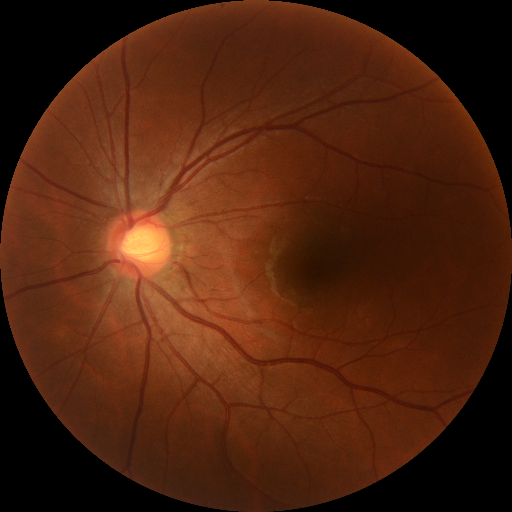
#> input picture get_low_quailty/test_image/NL_001.png, 512 x 512 px
$ python -i get_mask.py   (imports and definitions only)   (older library calls are emulated)
#> lines starting #> are read from the running program, lines starting #| are printed output that depends on the picture; after the words box and inside, x2 and y2 are one past the last pixel; in counts of white or black regions, pixels touching at a corner belong together
import cv2
from torchvision import transforms
from PIL import Image
import numpy as np

def get_transform(resize_or_crop, loadSizeX, loadSizeY, fineSize):
#> called with resize_or_crop = 'scale', loadSizeX = 512, loadSizeY = 512, fineSize = 512
    transform_list = []
    if resize_or_crop == 'resize_and_crop':
        ### opencv|PIL 图像是(w, h) pytorch 是(h, w)
        osize = [loadSizeY, loadSizeX]
        transform_list.append(transforms.Resize(osize, transforms.InterpolationMode.BICUBIC))
        transform_list.append(transforms.RandomCrop(fineSize))
    elif resize_or_crop == 'crop':
        transform_list.append(transforms.RandomCrop(fineSize))
    elif resize_or_crop == 'scale':
        osize = [loadSizeY, loadSizeX]
        transform_list.append(transforms.Resize(osize, transforms.InterpolationMode.BICUBIC))
#> (this line was passed over: torchvision is not available in this run)
    transform_list += [transforms.ToTensor()]

    return transforms.Compose(transform_list)

### TODO 这个定义的好随便呀，感觉没有统一性
# [1 line that did not run here, left out]


# [28 lines left out: functions imread, imwrite, remove_back_area, not called in this run]

# 获取 mask
def get_mask_BZ(img):
    if img.ndim == 3:
        gray_img = cv2.cvtColor(img, cv2.COLOR_BGR2GRAY)
    else:
        gray_img = img

    # TODO 基于启发式函数 得到阈值
    threhold = np.mean(gray_img)/3-7
    # 二值化
    _, mask = cv2.threshold(gray_img, max(0, threhold), 1, cv2.THRESH_BINARY)
    # floodFill 操作要求传入的 mask 比 image 上下左右各多出一个像素，即大一圈
    add_mask = np.zeros((mask.shape[0]+2, mask.shape[1]+2), np.uint8)
    conv_mask = (1-mask).astype(np.uint8)   # mask 的二值进行反转

    ### TODO 这一步的目的是为了保留眼底图像中心区域的必要存在的小洞
    _, conv_mask, _, _ = cv2.floodFill(conv_mask, add_mask, (0, 0), (0), cv2.FLOODFILL_MASK_ONLY)
    _, conv_mask, _, _ = cv2.floodFill(conv_mask, add_mask, (mask.shape[1]-1, mask.shape[0]-1), (0), cv2.FLOODFILL_MASK_ONLY)

    mask = mask + conv_mask
    kernel = np.ones((20, 20))
    # 进行开运算
    mask = cv2.erode(mask, kernel)
    mask = cv2.dilate(mask, kernel)
    ### TODO 这种方式值得学习

    return mask

# TODO '_' 开始表示这是一个私有函数，内部使用
# 霍夫圆检测-从二值化的 mask 中找到一个圆的圆心和半径
def _get_center_radius_by_hough(mask):
    circles = cv2.HoughCircles((mask*255).astype(np.uint8), cv2.HOUGH_GRADIENT, 1, 1000, \
                               param1=5, param2=5, minRadius=min(mask.shape)//4, maxRadius=max(mask.shape)//2)
    center = circles[0, 0, :2]
    radius = circles[0, 0, 2]

    return center, radius

# 生成一个包含白色圆形的 mask，圆内为1，圆外为0
def _get_circle_by_center_bbox(shape, center, radius):
    center_mask = np.zeros(shape=shape).astype(np.uint8)
    center_tmp = (int(center[0]), int(center[1]))
    center_mask = cv2.circle(center_mask, center_tmp[::-1], int(radius), (1), -1)

    return center_mask

def get_mask(img):
    if img.ndim == 3:
        g_img = cv2.cvtColor(img, cv2.COLOR_RGB2GRAY)
    elif img.ndim == 2:     # gary-> (H, W)
        g_img = img.copy()
    else:
        raise 'image dim is not 1 or 3'
    h, w = g_img.shape
    shape = g_img.shape[0:2]

    g_img = cv2.resize(g_img, (0, 0), fx=0.5, fy=0.5)
    tg_img = cv2.normalize(g_img, None, 0, 255, cv2.NORM_MINMAX)
    tmp_mask = get_mask_BZ(tg_img)      # 得到初步的mask

    center, radius = _get_center_radius_by_hough(tmp_mask)
    center = [center[1] * 2, center[0] * 2]     ### TODO 这里是需要进行审查一下的看看是否是符合 opencv 规则的传参顺序
    radius = int(radius * 2) - 3

    s_h = max(0, int(center[0] - radius))
    s_w = max(0, int(center[1] - radius))
    bbox = (s_h, s_w, min(h - s_h, 2 * radius), min(w - s_w, 2 * radius))

    tmp_mask = _get_circle_by_center_bbox(shape, center, radius)
    return tmp_mask, bbox, center, radius

def mask_image(img,mask):
    img[mask<=0,...]=0
    return img

# 将裁减以后得到的图像放到正方形 "黑布" 上
# [30 lines left out: functions supplemental_black_area, preprocess, not called in this run]

>>> import cv2
>>> picture = cv2.cvtColor(cv2.imread('../test_image/NL_001.png'), cv2.COLOR_BGR2RGB)
>>> result = get_mask(picture)
#> in get_mask, `g_img = cv2.cvtColor(img, cv2.COLOR_RGB2GRAY)`:
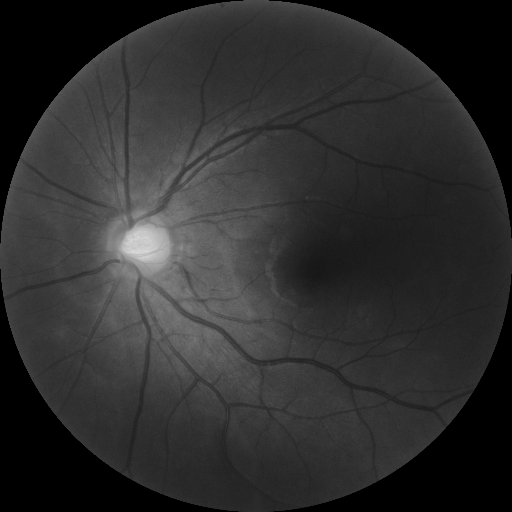
#> g_img: shape (512, 512); min 0, max 216, mean 45.8
#> in get_mask, `tg_img = cv2.normalize(g_img, None, 0, 255, cv2.NORM_MINMAX)`:
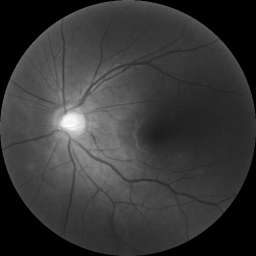
#> tg_img: shape (256, 256); min 0, max 255, mean 54.9
#> in get_mask_BZ, `threhold = np.mean(gray_img)/3-7`: threhold = 11.31
#> in get_mask_BZ, `_, mask = cv2.threshold(gray_img, max(0, threhold), 1, cv2.THRESH_BINA..`:
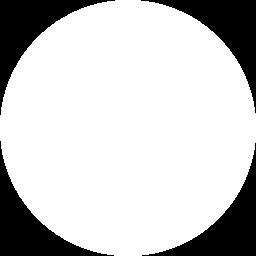
#> mask: shape (256, 256); values 0 (black) and 1 (white), 78.9% white; 4 black regions, box (x1, y1, x2, y2) and area: (0, 0, 115, 115) 3469, (0, 141, 114, 256) 3457, (141, 0, 256, 113) 3452, (142, 143, 256, 256) 3447
#> in get_mask_BZ, `_, conv_mask, _, _ = cv2.floodFill(conv_mask, add_mask, (mask.shape[1]..`:
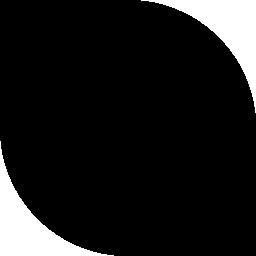
#> conv_mask: shape (256, 256); values 0 (black) and 1 (white), 10.5% white; 2 white regions, box (x1, y1, x2, y2) and area: (0, 141, 114, 256) 3457, (141, 0, 256, 113) 3452
#> in get_mask_BZ, `mask = mask + conv_mask`: mask: shape (256, 256); values 0 (black) and 1 (white), 89.4% white; 2 black regions, box (x1, y1, x2, y2) and area: (0, 0, 115, 115) 3469, (142, 143, 256, 256) 3447
#> in get_mask_BZ, `mask = cv2.erode(mask, kernel)`:
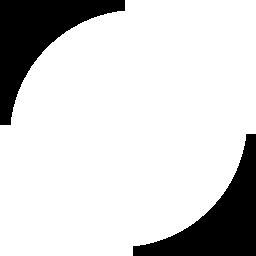
#> mask: shape (256, 256); values 0 (black) and 1 (white), 82.5% white; 2 black regions, box (x1, y1, x2, y2) and area: (0, 0, 125, 125) 5869, (133, 134, 256, 256) 5571
#> in get_mask_BZ, `mask = cv2.dilate(mask, kernel)`:
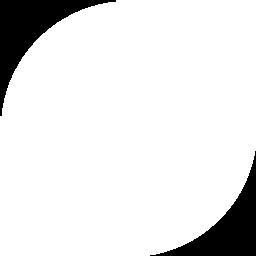
#> mask: shape (256, 256); values 0 (black) and 1 (white), 89.4% white; 2 black regions, box (x1, y1, x2, y2) and area: (0, 0, 116, 116) 3700, (150, 151, 256, 256) 3221
#> in _get_center_radius_by_hough, `circles = cv2.HoughCircles((mask*255).astype(np.uint8), cv2.HOUGH_GRAD..`: circles = [[139.5, 139.5, 113.4]]
#> in _get_center_radius_by_hough, `center = circles[0, 0, :2]`: center = [139.5, 139.5]
#> in _get_center_radius_by_hough, `radius = circles[0, 0, 2]`: radius = 113.4
#> in get_mask, `center, radius = _get_center_radius_by_hough(tmp_mask)`: center = [139.5, 139.5]; radius = 113.4
#> in get_mask, `center = [center[1] * 2, center[0] * 2]`: center = [279, 279]
#> in get_mask, `radius = int(radius * 2) - 3`: radius = 223
#> in get_mask, `s_h = max(0, int(center[0] - radius))`: s_h = 56
#> in get_mask, `bbox = (s_h, s_w, min(h - s_h, 2 * radius), min(w - s_w, 2 * radius))`: bbox = (56, 56, 446, 446)
#> in _get_circle_by_center_bbox, `center_tmp = (int(center[0]), int(center[1]))`: center_tmp = (279, 279)
#> in _get_circle_by_center_bbox, `center_mask = cv2.circle(center_mask, center_tmp[::-1], int(radius), (..`:
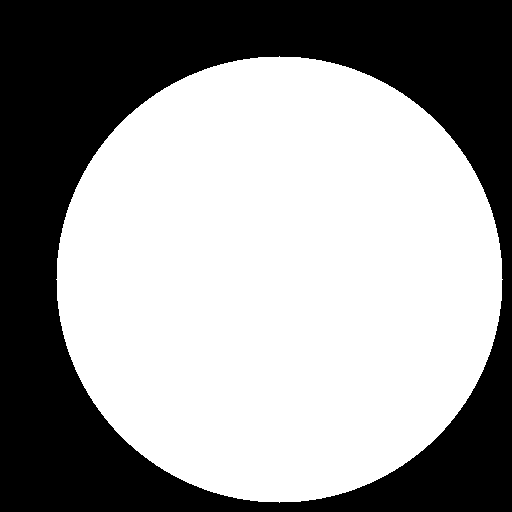
#> center_mask: shape (512, 512); values 0 (black) and 1 (white), 59.6% white; 1 black region, box (x1, y1, x2, y2) and area: (0, 0, 512, 512) 105935

$ run again, on get_low_quailty/test_image/original_panel.png
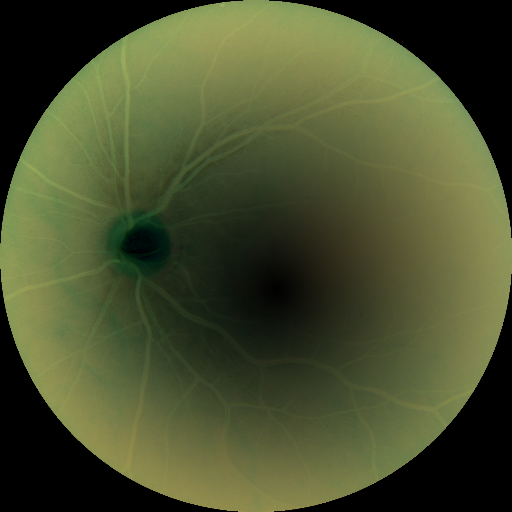
#> input picture get_low_quailty/test_image/original_panel.png, 512 x 512 px
#> threhold = 33.05
#> in get_mask_BZ, `_, mask = cv2.threshold(gray_img, max(0, threhold), 1, cv2.THRESH_BINA..`:
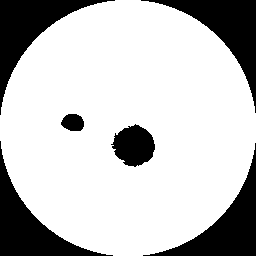
#> mask: shape (256, 256); values 0 (black) and 1 (white), 76.5% white; 6 black regions, box (x1, y1, x2, y2) and area: (0, 0, 115, 115) 3469, (141, 0, 256, 113) 3451, (0, 141, 113, 256) 3451, (143, 143, 256, 256) 3439, (111, 124, 155, 167) 1306, (61, 114, 84, 131) 311
#> in get_mask_BZ, `_, conv_mask, _, _ = cv2.floodFill(conv_mask, add_mask, (mask.shape[1]..`:
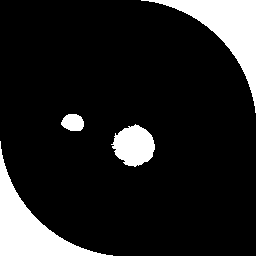
#> conv_mask: shape (256, 256); values 0 (black) and 1 (white), 13% white; 4 white regions, box (x1, y1, x2, y2) and area: (141, 0, 256, 113) 3451, (0, 141, 113, 256) 3451, (111, 124, 155, 167) 1306, (61, 114, 84, 131) 311
#> circles = [[139.5, 139.5, 113.4]]
#> in _get_center_radius_by_hough, `center = circles[0, 0, :2]`: center = [139.5, 139.5]
#> in _get_center_radius_by_hough, `radius = circles[0, 0, 2]`: radius = 113.4
#> in get_mask, `center, radius = _get_center_radius_by_hough(tmp_mask)`: center = [139.5, 139.5]; radius = 113.4
#> in get_mask, `center = [center[1] * 2, center[0] * 2]`: center = [279, 279]
#> in get_mask, `radius = int(radius * 2) - 3`: radius = 223
#> s_h = 56
#> bbox = (56, 56, 446, 446)
#> center_tmp = (279, 279)
#> center_mask: shape (512, 512); values 0 (black) and 1 (white), 59.6% white; 1 black region, box (x1, y1, x2, y2) and area: (0, 0, 512, 512) 105935

$ run again, on get_low_quailty/test_image/re_method.png
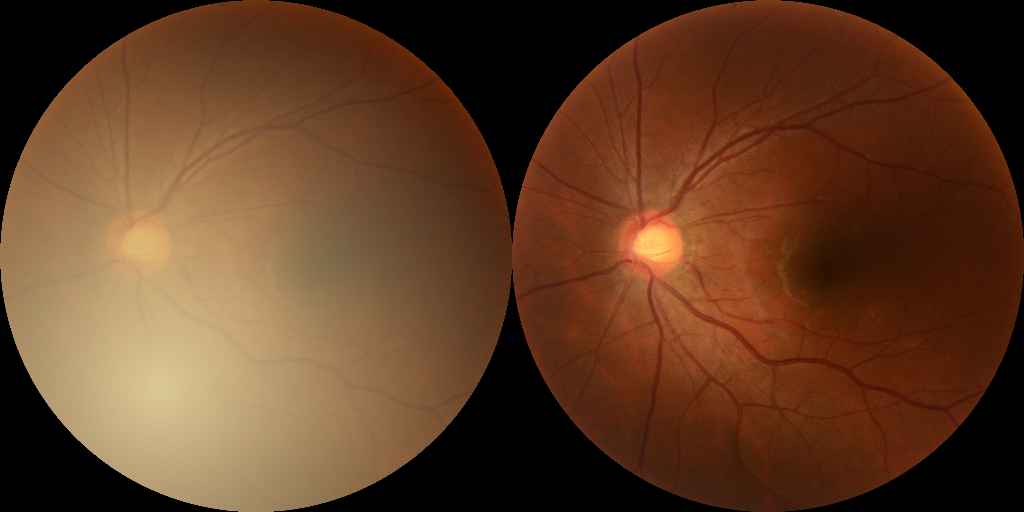
#> input picture get_low_quailty/test_image/re_method.png, 1024 x 512 px
#> threhold = 20.55
#> in get_mask_BZ, `mask = cv2.dilate(mask, kernel)`:
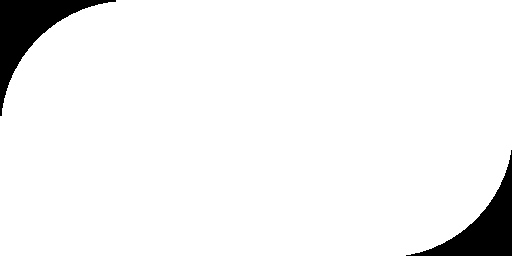
#> mask: shape (256, 512); values 0 (black) and 1 (white), 94.7% white; 2 black regions, box (x1, y1, x2, y2) and area: (0, 0, 116, 116) 3701, (406, 150, 512, 256) 3245
#> circles = [[395.5, 139.5, 113.3]]
#> in _get_center_radius_by_hough, `center = circles[0, 0, :2]`: center = [395.5, 139.5]
#> in _get_center_radius_by_hough, `radius = circles[0, 0, 2]`: radius = 113.3
#> in get_mask, `center, radius = _get_center_radius_by_hough(tmp_mask)`: center = [395.5, 139.5]; radius = 113.3
#> in get_mask, `center = [center[1] * 2, center[0] * 2]`: center = [279, 791]
#> in get_mask, `radius = int(radius * 2) - 3`: radius = 223
#> s_h = 56
#> s_w = 568
#> bbox = (56, 568, 446, 446)
#> center_tmp = (279, 791)
#> in _get_circle_by_center_bbox, `center_mask = cv2.circle(center_mask, center_tmp[::-1], int(radius), (..`:
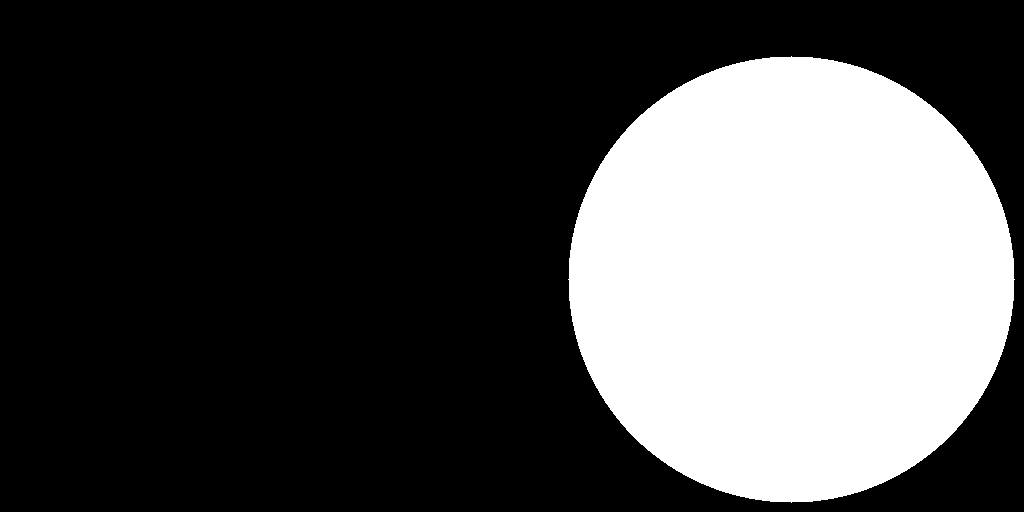
#> center_mask: shape (512, 1024); values 0 (black) and 1 (white), 29.8% white; 1 white region, box (x1, y1, x2, y2) and area: (568, 56, 1015, 503) 156209

$ run again, on get_low_quailty/test_image/re_panel.png
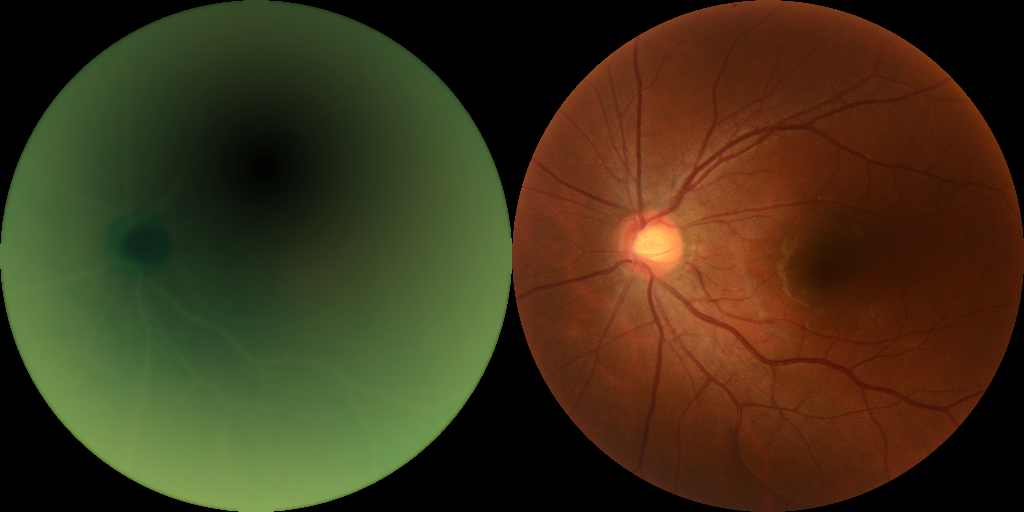
#> input picture get_low_quailty/test_image/re_panel.png, 1024 x 512 px
#> threhold = 13.87
#> circles = [[131.5, 132.5, 133.3]]
#> in _get_center_radius_by_hough, `center = circles[0, 0, :2]`: center = [131.5, 132.5]
#> in _get_center_radius_by_hough, `radius = circles[0, 0, 2]`: radius = 133.3
#> in get_mask, `center, radius = _get_center_radius_by_hough(tmp_mask)`: center = [131.5, 132.5]; radius = 133.3
#> in get_mask, `center = [center[1] * 2, center[0] * 2]`: center = [265, 263]
#> in get_mask, `radius = int(radius * 2) - 3`: radius = 263
#> s_h = 2
#> s_w = 0
#> bbox = (2, 0, 510, 526)
#> center_tmp = (265, 263)
#> in _get_circle_by_center_bbox, `center_mask = cv2.circle(center_mask, center_tmp[::-1], int(radius), (..`:
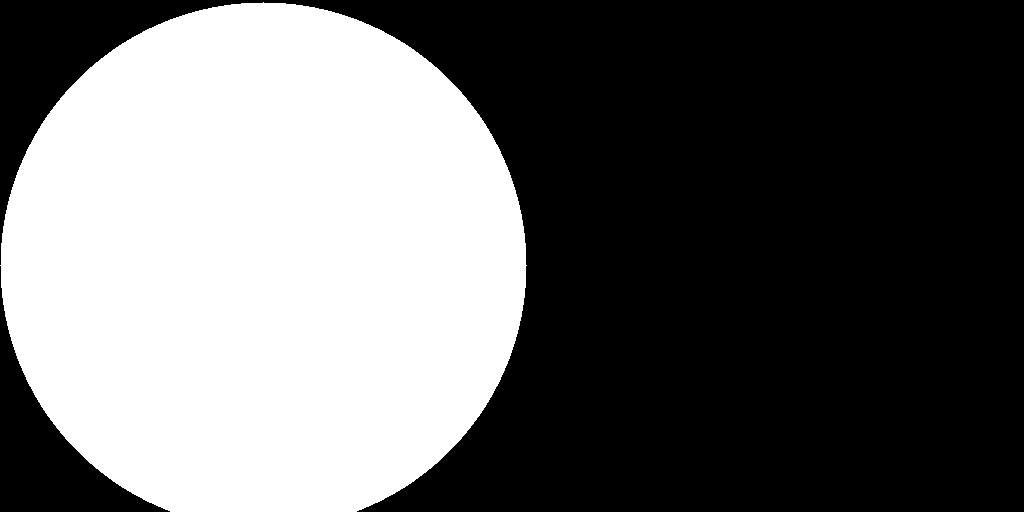
#> center_mask: shape (512, 1024); values 0 (black) and 1 (white), 41.1% white; 1 white region, box (x1, y1, x2, y2) and area: (0, 2, 527, 512) 215228
